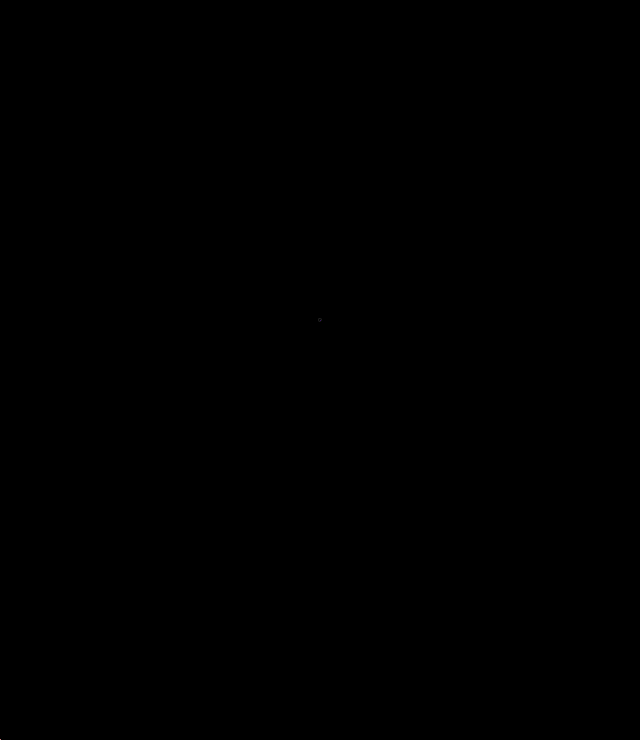
Frame 1 (no input)
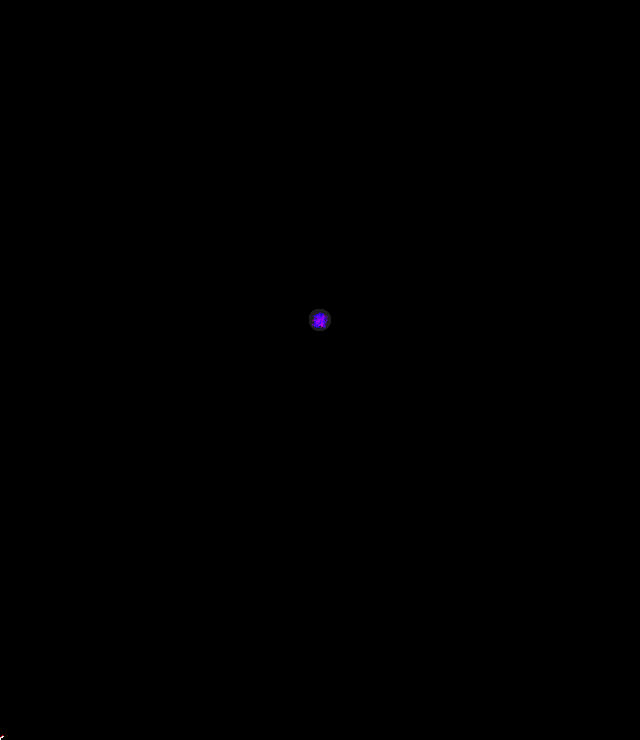
Frame 60 (the mouse pressed at the canvas centre just before this capture)
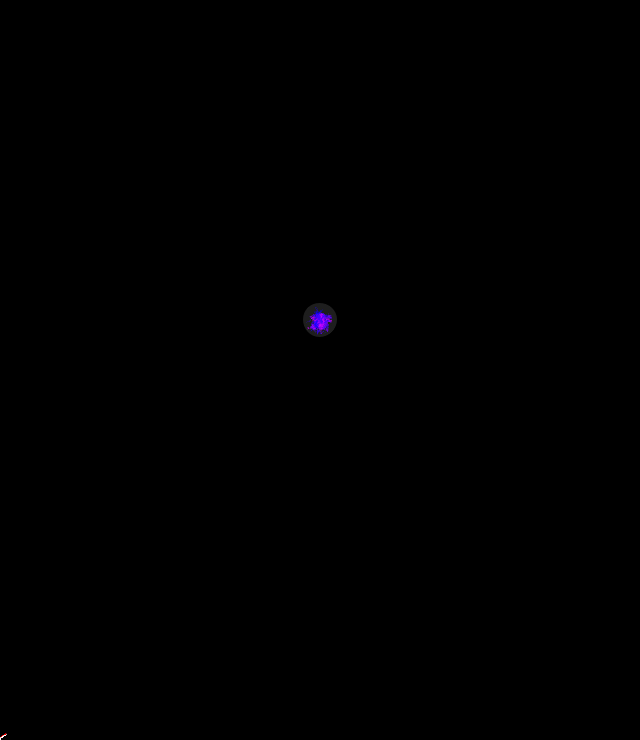
Frame 120 (the mouse held since frame 60 and released just before this capture)

The Processing sketch that drew these frames (run headless with seeded random() and noise(); from frame 60 on, the mouse is pressed at the canvas centre):

// Processing sketch: processing_146027
// ── processing_146027.pde

ArrayList<PVector> particles;
float max_radius;
PVector center;
PVector cursor;

void setup() {
  size(640,740);
  frameRate(1000);
  
  max_radius = 0;
  center = new PVector(320, 320);
  cursor = new PVector(0, 640);
  
  particles = new ArrayList<PVector>();
  for (int i = 0; i < 50; i++) {
    particles.add(new PVector(center.x, center.y, random(0, 255)));
  }
    
  background(0);
  fill(0, 0, 0, 0);
}

void draw() {
  for (PVector p : particles) {
      stroke(p.z, 0, 255, 75);
      point(p.x, p.y);
      p.x += random(-1, 1);
      p.y += random(-1, 1);
      float d = sqrt((p.x-center.x)*(p.x-center.x) + (p.y - center.y)*(p.y - center.y));
      if (d > max_radius)
      {
        max_radius = d;
      }
  }
  
  stroke(30, 30, 30);
  fill(0, 0, 0, 0);
  ellipse(center.x, center.y, 2*max_radius, 2*max_radius);
  
  stroke(255, 255, 255);
  cursor.x += .05;
  cursor.y = 740 - 100*(max_radius/320);
  point(cursor.x, cursor.y);
  
  stroke(255, 0, 0, 100);
  point(cursor.x, 740 - 2.5*sqrt(cursor.x));
}
